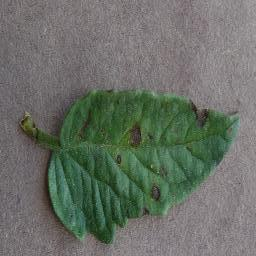
#> input picture datasets/tomato_raw/train/Early_blight/10281461707478101.JPG, 256 x 256 px; its folder holds only this picture in this run
$ jupyter execute --allow-errors 'EDA dataset.ipynb'   (shell and % lines are left out)   (older library calls are emulated)
#> lines starting #> are read from the running program, lines starting #| are printed output that depends on the picture
[cell 1]
import glob
import cv2
import random
import numpy as np
import os
import pandas as pd

import matplotlib.pyplot as plt
import seaborn as sns

from pathlib import Path

[cell 2]
def loop_img_and_apply(func):
    dataset_path = Path('./datasets/tomato_raw/')

    mean_value = {}
    for dir_name in os.listdir(dataset_path):
        dir_path = dataset_path / dir_name

        value_per_class = {}
        saturation_per_class = {}
        for class_name in os.listdir(dir_path):
            class_name_path = dir_path / class_name

            img_value = []
            for img_name in os.listdir(class_name_path):
                img_path = class_name_path / img_name

                img_value.append(func(str(img_path)))

            value_per_class[class_name] = value_per_class.get(class_name, img_value)

        mean_value[dir_name] = mean_value.get(dir_name, value_per_class)

    return mean_value

# Brightness and Saturation

[cell 3]
def cal_mean_brightness(img_path):
    img = cv2.imread(img_path)
#> img is the input picture: shape (256, 256, 3); mean B, G, R 102.1, 111.3, 104.9

    img_hsv = cv2.cvtColor(img, cv2.COLOR_BGR2HSV)
#> img_hsv: shape (256, 256, 3); mean H, S, V 108.8, 40.3, 115

    h, s, v = cv2.split(img_hsv)
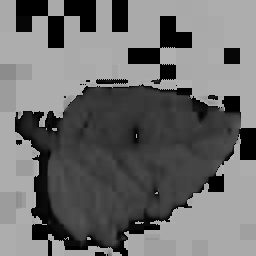
#> h: shape (256, 256); min 0, max 178, mean 108.8
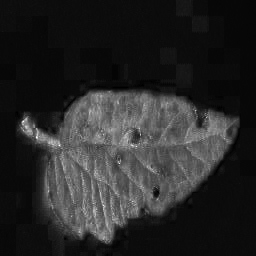
#> s: shape (256, 256); min 0, max 255, mean 40.3
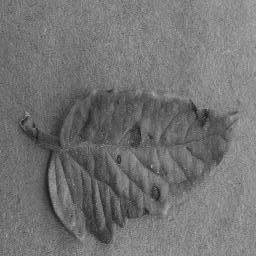
#> v: shape (256, 256); min 18, max 177, mean 115

    average_brightness = np.average(v)
#> average_brightness = 115

    return round(average_brightness, 2)

def cal_mean_saturation(img_path):
    img = cv2.imread(img_path)

    img_hsv = cv2.cvtColor(img, cv2.COLOR_BGR2HSV)

    h, s, v = cv2.split(img_hsv)

    average_saturation = np.average(s)

    return round(average_saturation, 2)

[cell 4]
mean_brightness = loop_img_and_apply(cal_mean_brightness)
#> mean_brightness = 1 item

[cell 5]
mean_saturation = loop_img_and_apply(cal_mean_saturation)
#> in cal_mean_saturation, `average_saturation = np.average(s)`: average_saturation = 40.31
#> mean_saturation = 1 item

#> (a cell that did not finish here is left out)

#> (a cell that did not finish here is left out)

[cell 8]
dataset_path = Path('./datasets/tomato_rembg')

dir_name = 'train'
dir_path = dataset_path / dir_name

imgs = []
for class_name in os.listdir(dir_path):
    class_name_path = dir_path / class_name

    for img_name in os.listdir(class_name_path):
        img_path = class_name_path / img_name
        # print(img_path)
        img = cv2.cvtColor(cv2.imread(str(img_path)), cv2.COLOR_BGR2RGB)
        imgs.append(img)

[cell 9]
len(imgs)

[cell 10]
concatenated_img = np.concatenate(imgs)
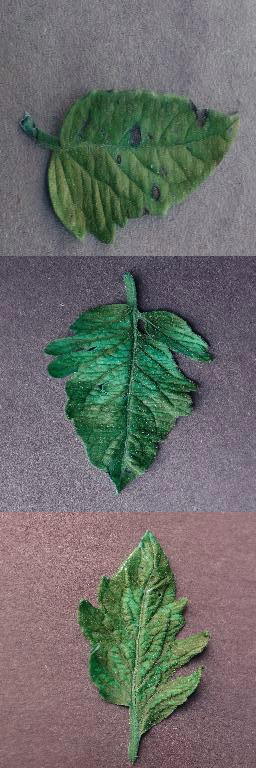
#> concatenated_img: shape (768, 256, 3); mean B, G, R 105.1, 109.3, 106.9

[cell 11]
a = cv2.meanStdDev(concatenated_img)

np.squeeze(np.round((a[0]/255), 4))

[cell 12]
(0.1256, 0.1557, 0.0972)

[cell 13]
np.squeeze(np.round((a[1]/255), 4))

[cell 14]
(0.1881, 0.2228, 0.1511)

[cell 15]
concatenated_img_hsv = cv2.cvtColor(img, cv2.COLOR_RGB2HSV)
#> concatenated_img_hsv: shape (256, 256, 3); mean H, S, V 110.5, 65.1, 136
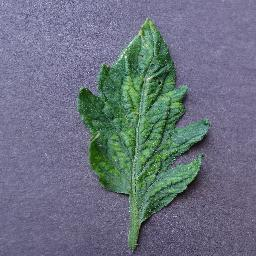
#> img: shape (256, 256, 3); mean R, G, B 106.5, 113.8, 127.7
cv2.meanStdDev(concatenated_img_hsv)
#> Out = ([110.5, 65.12, 136], [25.18, 28.26, 27.56])

[cell 16]
img = cv2.imread('./datasets/tomato_raw/train/Bacterial_spot/008538384871313753.JPG')
#> (the rest of this cell did not finish here and is left out)

[cell 17]
img = cv2.imread('./datasets/tomato_raw/train/Bacterial_spot/03563911649368223.JPG')
#> (the rest of this cell did not finish here and is left out)

# Mean and Std of trainning img

[cell 18]
def mean_cal(img_path):
    img = cv2.imread(img_path)
    img = cv2.cvtColor(img, cv2.COLOR_BGR2RGB)
    return cv2.meanStdDev(img)[0]

def std_cal(img_path):
    img = cv2.imread(img_path)
    img = cv2.cvtColor(img, cv2.COLOR_BGR2RGB)
    return cv2.meanStdDev(img)[1]

mean_color = loop_img_and_apply(mean_cal)
#> mean_color = 1 item
std_color = loop_img_and_apply(std_cal)
#> std_color = 1 item
